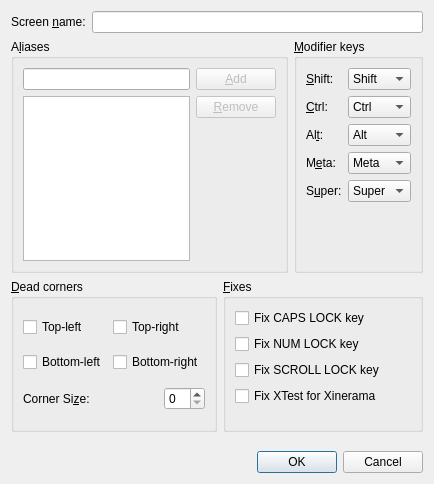
<ui version="4.0" >
 <class>ScreenSettingsDialogBase</class>
 <widget class="QDialog" name="ScreenSettingsDialogBase" >
  <property name="geometry" >
   <rect>
    <x>0</x>
    <y>0</y>
    <width>434</width>
    <height>484</height>
   </rect>
  </property>
  <property name="windowTitle" >
   <string>Screen settings</string>
  </property>
  <layout class="QVBoxLayout" >
   <item>
    <layout class="QHBoxLayout" >
     <item>
      <widget class="QLabel" name="label_7" >
       <property name="text" >
        <string>Screen &amp;name:</string>
       </property>
       <property name="buddy" >
        <cstring>m_pLineEditName</cstring>
       </property>
      </widget>
     </item>
     <item>
      <widget class="QLineEdit" name="m_pLineEditName" />
     </item>
    </layout>
   </item>
   <item>
    <layout class="QHBoxLayout" >
     <item>
      <widget class="QGroupBox" name="m_pGroupAliases" >
       <property name="enabled" >
        <bool>true</bool>
       </property>
       <property name="title" >
        <string>A&amp;liases</string>
       </property>
       <property name="checked" >
        <bool>false</bool>
       </property>
       <layout class="QGridLayout" >
        <item row="0" column="0" >
         <widget class="QLineEdit" name="m_pLineEditAlias" />
        </item>
        <item row="0" column="1" >
         <widget class="QPushButton" name="m_pButtonAddAlias" >
          <property name="enabled" >
           <bool>false</bool>
          </property>
          <property name="text" >
           <string>&amp;Add</string>
          </property>
         </widget>
        </item>
        <item rowspan="2" row="1" column="0" >
         <widget class="QListWidget" name="m_pListAliases" >
          <property name="selectionMode" >
           <enum>QAbstractItemView::ExtendedSelection</enum>
          </property>
         </widget>
        </item>
        <item row="1" column="1" >
         <widget class="QPushButton" name="m_pButtonRemoveAlias" >
          <property name="enabled" >
           <bool>false</bool>
          </property>
          <property name="text" >
           <string>&amp;Remove</string>
          </property>
         </widget>
        </item>
        <item row="2" column="1" >
         <spacer>
          <property name="orientation" >
           <enum>Qt::Vertical</enum>
          </property>
          <property name="sizeHint" >
           <size>
            <width>20</width>
            <height>126</height>
           </size>
          </property>
         </spacer>
        </item>
       </layout>
      </widget>
     </item>
     <item>
      <widget class="QGroupBox" name="m_pGroupModifiers" >
       <property name="title" >
        <string>&amp;Modifier keys</string>
       </property>
       <property name="checked" >
        <bool>false</bool>
       </property>
       <layout class="QGridLayout" >
        <item row="0" column="0" >
         <widget class="QLabel" name="label_2" >
          <property name="text" >
           <string>&amp;Shift:</string>
          </property>
          <property name="buddy" >
           <cstring>m_pComboBoxShift</cstring>
          </property>
         </widget>
        </item>
        <item row="0" column="1" >
         <widget class="QComboBox" name="m_pComboBoxShift" >
          <item>
           <property name="text" >
            <string>Shift</string>
           </property>
          </item>
          <item>
           <property name="text" >
            <string>Ctrl</string>
           </property>
          </item>
          <item>
           <property name="text" >
            <string>Alt</string>
           </property>
          </item>
          <item>
           <property name="text" >
            <string>Meta</string>
           </property>
          </item>
          <item>
           <property name="text" >
            <string>Super</string>
           </property>
          </item>
          <item>
           <property name="text" >
            <string>None</string>
           </property>
          </item>
         </widget>
        </item>
        <item row="1" column="0" >
         <widget class="QLabel" name="label_3" >
          <property name="text" >
           <string>&amp;Ctrl:</string>
          </property>
          <property name="buddy" >
           <cstring>m_pComboBoxCtrl</cstring>
          </property>
         </widget>
        </item>
        <item row="1" column="1" >
         <widget class="QComboBox" name="m_pComboBoxCtrl" >
          <property name="currentIndex" >
           <number>1</number>
          </property>
          <item>
           <property name="text" >
            <string>Shift</string>
           </property>
          </item>
          <item>
           <property name="text" >
            <string>Ctrl</string>
           </property>
          </item>
          <item>
           <property name="text" >
            <string>Alt</string>
           </property>
          </item>
          <item>
           <property name="text" >
            <string>Meta</string>
           </property>
          </item>
          <item>
           <property name="text" >
            <string>Super</string>
           </property>
          </item>
          <item>
           <property name="text" >
            <string>None</string>
           </property>
          </item>
         </widget>
        </item>
        <item row="2" column="0" >
         <widget class="QLabel" name="label_4" >
          <property name="text" >
           <string>Al&amp;t:</string>
          </property>
          <property name="buddy" >
           <cstring>m_pComboBoxAlt</cstring>
          </property>
         </widget>
        </item>
        <item row="2" column="1" >
         <widget class="QComboBox" name="m_pComboBoxAlt" >
          <property name="currentIndex" >
           <number>2</number>
          </property>
          <item>
           <property name="text" >
            <string>Shift</string>
           </property>
          </item>
          <item>
           <property name="text" >
            <string>Ctrl</string>
           </property>
          </item>
          <item>
           <property name="text" >
            <string>Alt</string>
           </property>
          </item>
          <item>
           <property name="text" >
            <string>Meta</string>
           </property>
          </item>
          <item>
           <property name="text" >
            <string>Super</string>
           </property>
          </item>
          <item>
           <property name="text" >
            <string>None</string>
           </property>
          </item>
         </widget>
        </item>
        <item row="3" column="0" >
         <widget class="QLabel" name="label_5" >
          <property name="text" >
           <string>M&amp;eta:</string>
          </property>
          <property name="buddy" >
           <cstring>m_pComboBoxMeta</cstring>
          </property>
         </widget>
        </item>
        <item row="3" column="1" >
         <widget class="QComboBox" name="m_pComboBoxMeta" >
          <property name="currentIndex" >
           <number>3</number>
          </property>
          <item>
           <property name="text" >
            <string>Shift</string>
           </property>
          </item>
          <item>
           <property name="text" >
            <string>Ctrl</string>
           </property>
          </item>
          <item>
           <property name="text" >
            <string>Alt</string>
           </property>
          </item>
          <item>
           <property name="text" >
            <string>Meta</string>
           </property>
          </item>
          <item>
           <property name="text" >
            <string>Super</string>
           </property>
          </item>
          <item>
           <property name="text" >
            <string>None</string>
           </property>
          </item>
         </widget>
        </item>
        <item row="4" column="0" >
         <widget class="QLabel" name="label_6" >
          <property name="text" >
           <string>S&amp;uper:</string>
          </property>
          <property name="buddy" >
           <cstring>m_pComboBoxSuper</cstring>
          </property>
         </widget>
        </item>
        <item row="4" column="1" >
         <widget class="QComboBox" name="m_pComboBoxSuper" >
          <property name="currentIndex" >
           <number>4</number>
          </property>
          <item>
           <property name="text" >
            <string>Shift</string>
           </property>
          </item>
          <item>
           <property name="text" >
            <string>Ctrl</string>
           </property>
          </item>
          <item>
           <property name="text" >
            <string>Alt</string>
           </property>
          </item>
          <item>
           <property name="text" >
            <string>Meta</string>
           </property>
          </item>
          <item>
           <property name="text" >
            <string>Super</string>
           </property>
          </item>
          <item>
           <property name="text" >
            <string>None</string>
           </property>
          </item>
         </widget>
        </item>
        <item row="5" column="0" >
         <spacer>
          <property name="orientation" >
           <enum>Qt::Vertical</enum>
          </property>
          <property name="sizeHint" >
           <size>
            <width>20</width>
            <height>40</height>
           </size>
          </property>
         </spacer>
        </item>
       </layout>
      </widget>
     </item>
    </layout>
   </item>
   <item>
    <layout class="QHBoxLayout" >
     <item>
      <widget class="QGroupBox" name="m_pGroupSwitchCorners" >
       <property name="title" >
        <string>&amp;Dead corners</string>
       </property>
       <property name="checked" >
        <bool>false</bool>
       </property>
       <layout class="QGridLayout" >
        <item row="0" column="0" >
         <widget class="QCheckBox" name="m_pCheckBoxCornerTopLeft" >
          <property name="text" >
           <string>Top-left</string>
          </property>
         </widget>
        </item>
        <item row="0" column="1" >
         <widget class="QCheckBox" name="m_pCheckBoxCornerTopRight" >
          <property name="text" >
           <string>Top-right</string>
          </property>
         </widget>
        </item>
        <item row="1" column="0" >
         <widget class="QCheckBox" name="m_pCheckBoxCornerBottomLeft" >
          <property name="text" >
           <string>Bottom-left</string>
          </property>
         </widget>
        </item>
        <item row="1" column="1" >
         <widget class="QCheckBox" name="m_pCheckBoxCornerBottomRight" >
          <property name="text" >
           <string>Bottom-right</string>
          </property>
         </widget>
        </item>
        <item row="2" column="0" colspan="2" >
         <layout class="QHBoxLayout" >
          <item>
           <widget class="QLabel" name="label" >
            <property name="text" >
             <string>Corner Si&amp;ze:</string>
            </property>
            <property name="buddy" >
             <cstring>m_pSpinBoxSwitchCornerSize</cstring>
            </property>
           </widget>
          </item>
          <item>
           <spacer>
            <property name="orientation" >
             <enum>Qt::Horizontal</enum>
            </property>
            <property name="sizeHint" >
             <size>
              <width>40</width>
              <height>20</height>
             </size>
            </property>
           </spacer>
          </item>
          <item>
           <widget class="QSpinBox" name="m_pSpinBoxSwitchCornerSize" />
          </item>
         </layout>
        </item>
       </layout>
      </widget>
     </item>
     <item>
      <widget class="QGroupBox" name="m_pGroupFixes" >
       <property name="title" >
        <string>&amp;Fixes</string>
       </property>
       <property name="checked" >
        <bool>false</bool>
       </property>
       <layout class="QGridLayout" >
        <item row="0" column="0" >
         <widget class="QCheckBox" name="m_pCheckBoxCapsLock" >
          <property name="text" >
           <string>Fix CAPS LOCK key</string>
          </property>
         </widget>
        </item>
        <item row="1" column="0" >
         <widget class="QCheckBox" name="m_pCheckBoxNumLock" >
          <property name="text" >
           <string>Fix NUM LOCK key</string>
          </property>
         </widget>
        </item>
        <item row="2" column="0" >
         <widget class="QCheckBox" name="m_pCheckBoxScrollLock" >
          <property name="text" >
           <string>Fix SCROLL LOCK key</string>
          </property>
         </widget>
        </item>
        <item row="3" column="0" >
         <widget class="QCheckBox" name="m_pCheckBoxXTest" >
          <property name="text" >
           <string>Fix XTest for Xinerama</string>
          </property>
          <property name="checked" >
           <bool>false</bool>
          </property>
         </widget>
        </item>
        <item row="4" column="0" >
         <spacer>
          <property name="orientation" >
           <enum>Qt::Vertical</enum>
          </property>
          <property name="sizeHint" >
           <size>
            <width>20</width>
            <height>40</height>
           </size>
          </property>
         </spacer>
        </item>
       </layout>
      </widget>
     </item>
    </layout>
   </item>
   <item>
    <spacer>
     <property name="orientation" >
      <enum>Qt::Vertical</enum>
     </property>
     <property name="sizeHint" >
      <size>
       <width>20</width>
       <height>40</height>
      </size>
     </property>
    </spacer>
   </item>
   <item>
    <widget class="QDialogButtonBox" name="m_pButtonBox" >
     <property name="orientation" >
      <enum>Qt::Horizontal</enum>
     </property>
     <property name="standardButtons" >
      <set>QDialogButtonBox::Cancel|QDialogButtonBox::NoButton|QDialogButtonBox::Ok</set>
     </property>
    </widget>
   </item>
  </layout>
 </widget>
 <resources/>
 <connections>
  <connection>
   <sender>m_pButtonBox</sender>
   <signal>accepted()</signal>
   <receiver>ScreenSettingsDialogBase</receiver>
   <slot>accept()</slot>
   <hints>
    <hint type="sourcelabel" >
     <x>222</x>
     <y>502</y>
    </hint>
    <hint type="destinationlabel" >
     <x>157</x>
     <y>274</y>
    </hint>
   </hints>
  </connection>
  <connection>
   <sender>m_pButtonBox</sender>
   <signal>rejected()</signal>
   <receiver>ScreenSettingsDialogBase</receiver>
   <slot>reject()</slot>
   <hints>
    <hint type="sourcelabel" >
     <x>290</x>
     <y>508</y>
    </hint>
    <hint type="destinationlabel" >
     <x>286</x>
     <y>274</y>
    </hint>
   </hints>
  </connection>
 </connections>
</ui>
